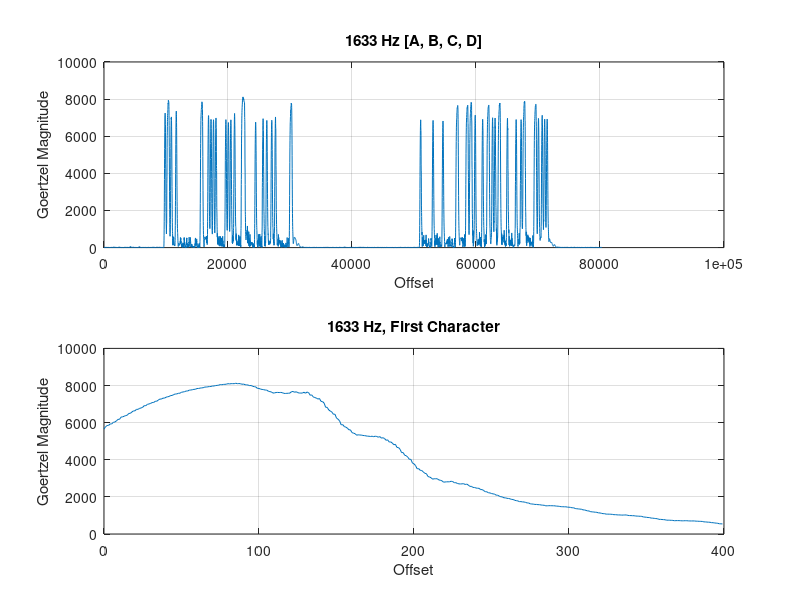
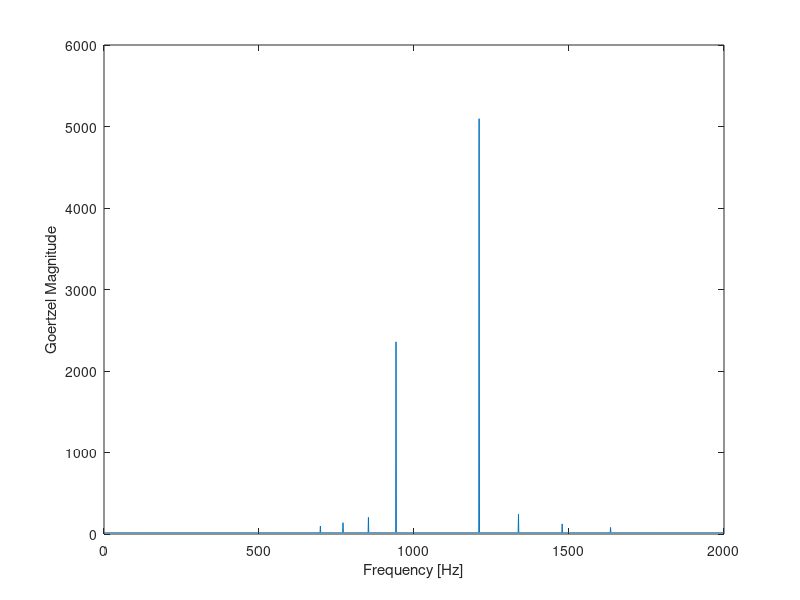

The MATLAB source for these figures, in order:
impH = load('Afstand.txt');
xH = 0:10:length(impH)*10 - 1;

figure(1)
subplot(2,1,1)
plot(xH,impH)
title('1633 Hz [A, B, C, D]')
xlabel('Offset')
ylabel('Goertzel Magnitude')
grid on

impL = load('TestH.txt');
xL = 0:1:length(impL) - 1;

subplot(2,1,2)
plot(xL,impL)
title('1633 Hz, First Character')
xlabel('Offset')
ylabel('Goertzel Magnitude')
grid on
%%
figure(2)
plot(load('Fon.txt'))
xlabel('Frequency [Hz]')
ylabel('Goertzel Magnitude')